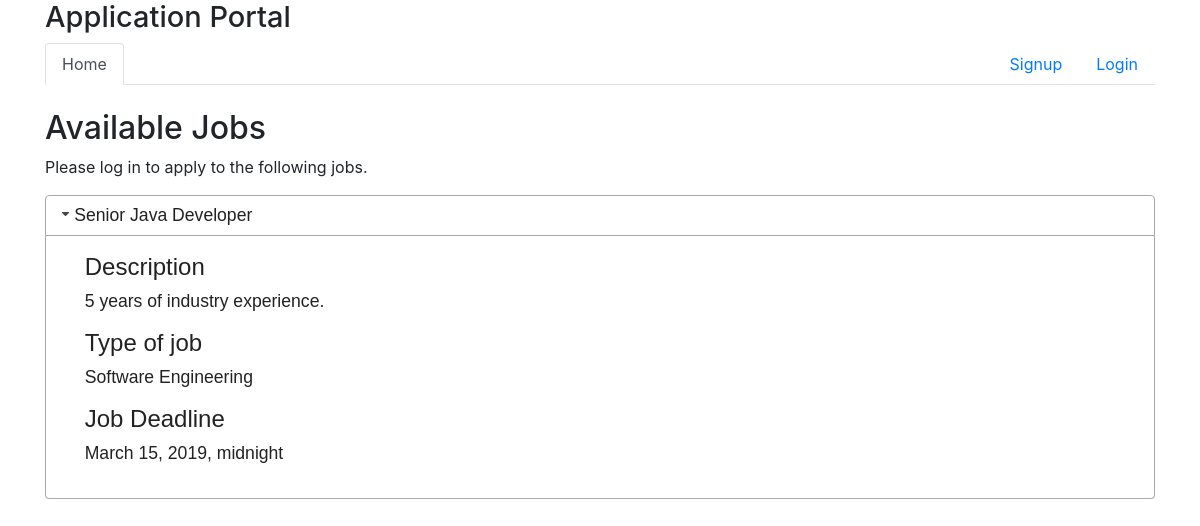
The page / on the database its author committed.
### app/models.py (models this page shows)
class Job(models.Model):
    organisation = models.ForeignKey(Organisation, on_delete=models.CASCADE)
    job_title = models.CharField(max_length=50)
    job_desc = models.CharField(max_length=500)
    industry_type = models.CharField(max_length=50)
    deadline = models.DateTimeField(blank=True)
    class Meta:
        ordering = ['deadline']

### pages/views.py (the view)
# urls.py: path('', views.index, name='index'),
def index(request):
    if 'id' in request.session:
        return redirect('applicantjobs')
    else:
        job_filter = search(request)
        context = {"home_page": "active", "job_list": Job.objects.all(), 'filter': job_filter}
        return render(request, 'global/index.html', context)

### app/views.py (called while the page is built)
def search(request):
    job_list = Job.objects.all()
    job_filter = JobFilter(request.GET, queryset=job_list)
    return job_filter

### templates/global/index.html (shortened to what this page needs)
{% extends "global/base.html" %}
{% block content %}
<br>
<h2>Available Jobs</h2>
<p>Please log in to apply to the following jobs.</p>
{% if job_list %}
<div id="accordion">
   {% for job in job_list %}
   <h3>{{job.job_title}}</h3>
   <div>
      <h4> Description</h4>
      <p>{{job.job_desc}}</p>
      <h4> Type of job</h4>
      <p>{{job.industry_type}}</p>
      <h4>Job Deadline</h4>
      <p id="deadline">{{job.deadline}}</p>
   </div>
   {% endfor %}
</div>
{% else %}
<p>No jobs are available.</p>
{% endif %}
{% endblock %}

### rows shown on the page
Job: job_title "Senior Java Developer", job_desc "5 years of industry experience.", industry_type "Software Engineering", deadline "March 15, 2019, midnight"
